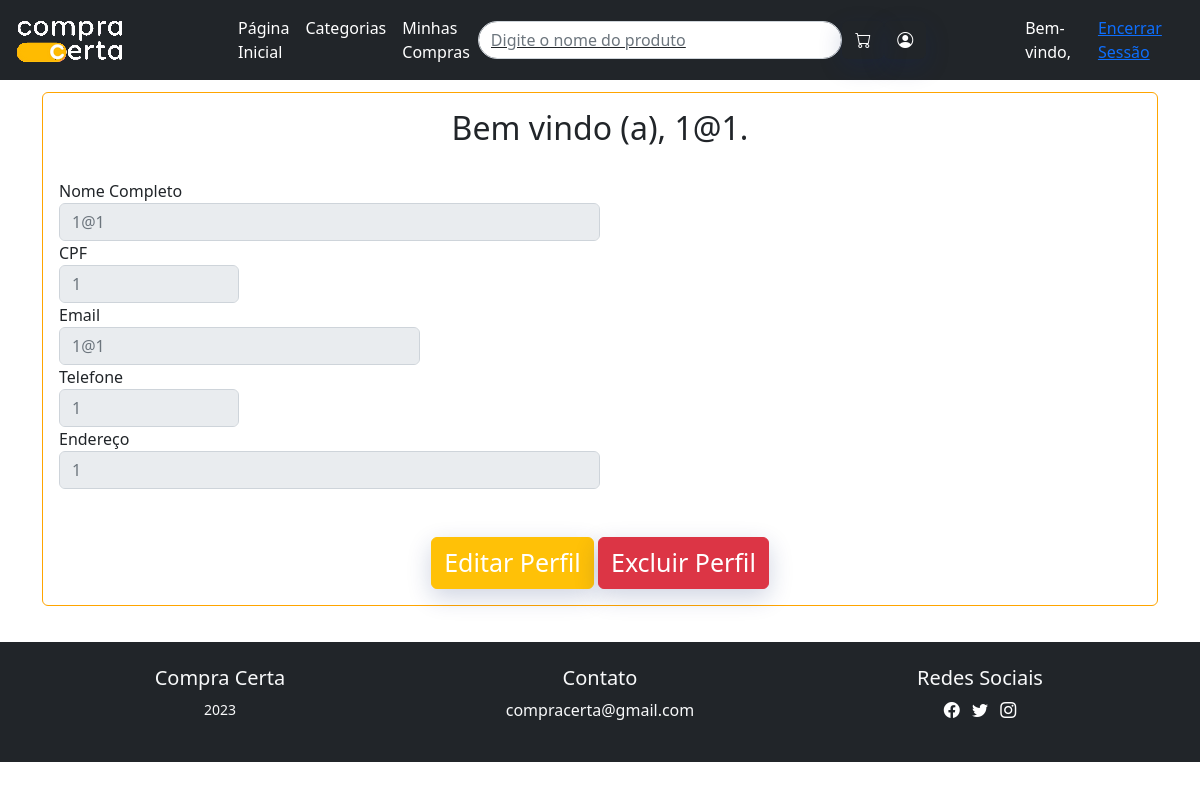
The app's page /Views/perfil.php (signed in) with its own data.
### tables this page shows
CREATE TABLE IF NOT EXISTS `usuario` (
  `idUser` int NOT NULL AUTO_INCREMENT,
  `nome` varchar(145) NOT NULL,
  `cpf` int NOT NULL,
  `email` varchar(45) NOT NULL,
  `telefone` int NOT NULL,
  `endereco` varchar(50) NOT NULL,
  `senha` varchar(45) NOT NULL,
  PRIMARY KEY (`idUser`)
);

### Controllers/perfilControlador.php (called while the page is built, shortened)
<?php
include("Head.php");
$userId = $_SESSION['user'];
$host = 'localhost:3306';
$dbname = 'supermercado';
$username = 'root';
$password = '';
try {
    $connection = new PDO("mysql:host=$host;dbname=$dbname;charset=utf8", $username, $password);
    $connection->setAttribute(PDO::ATTR_ERRMODE, PDO::ERRMODE_EXCEPTION);
} catch (PDOException $e) {
    echo "Connection failed: " . $e->getMessage();
    exit;
}
$query = "SELECT * FROM usuario";
$stmt = $connection->prepare($query);
$stmt->execute();
$users = $stmt->fetchAll(PDO::FETCH_ASSOC);
?>

### Views/perfil.php (the view, shortened to what this page needs)
<?php
require_once "../Controllers/perfilControlador.php";
?>
<!DOCTYPE html>
<html>
<body>
<?php foreach ($users as $user): ?>
<div class="container h-100" style="margin-block: 1%;">
    <div class="card-wrapper">
        <div class="card fat">
            <div class="card-body">
            <center><h2>Bem vindo (a), <?php echo $user['nome']; ?>.</h2></center><br>
                <?php if ($user['idUser'] != $userId): ?>
                <div class="form-row">
                    <div class="form-group col-md-6">
                        <label for="nome-pagamento">Nome Completo</label>
                        <input type="text" class="form-control" disabled id="nomecliente" placeholder="<?php echo $user['nome']; ?>" required autofocus>
                    </div>
                    <div class="form-group col-md-2">
                        <label for="nome-pagamento">CPF</label>
                        <input type="text" class="form-control" disabled id="cpf" placeholder="<?php echo $user['cpf']; ?>" required autofocus>
                    </div>
                    <div class="form-group col-md-4">
                        <label for="nome-pagamento">Email</label>
                        <input type="text" class="form-control" disabled id="email" placeholder="<?php echo $user['email']; ?>" required autofocus>
                    </div>
                    <div class="form-group col-2">
                        <label for="nome-pagamento">Telefone</label>
                        <input type="text" class="form-control" disabled id="telefone" placeholder="<?php echo $user['telefone']; ?>" required autofocus>
                    </div>
                    <div class="form-group col-md-6">
                        <label for="nome-pagamento">Endereço</label>
                        <input type="text" class="form-control" disabled id="enderenco" placeholder="<?php echo $user['endereco']; ?>" required autofocus>
                    </div>
                    <br><br>
                    <center>
                    <form method="POST">
                        <a href='./perfil-editar.php'>
                            <button type="submit" class="btn btn-warning btn-block" style=" font-size: 25px;">
                                <span style="color: white">Editar Perfil</span></a>
                            <button type="submit" name="delete_user"class="btn btn-danger btn-block" style=" font-size: 25px;">
                                Excluir Perfil
                            </button>
                    </form>
                    </center>
                </div>
                <?php endif; ?>
            </div>
        </div>
    </div>
</div>
<?php endforeach; ?>
<?php require "Footer.php"; ?>
</body>
</html>

### Views/style/style.css (style rules this page uses)
.form-group { position: relative; display: block; margin: 0; padding: 0; }
.btn { background-color: orange; color: #ffeba7; box-shadow: 0 8px 24px 0 rgba(16,39,112,.2); }

### Views/Head.php (style rules this page uses)
.card { border-color: orange; }

### Views/Footer.php (style rules this page uses)
span { display: inline-block; }

### records on screen
usuario: nome "1@1", cpf "1", email "1@1", telefone "1", endereco "1"
